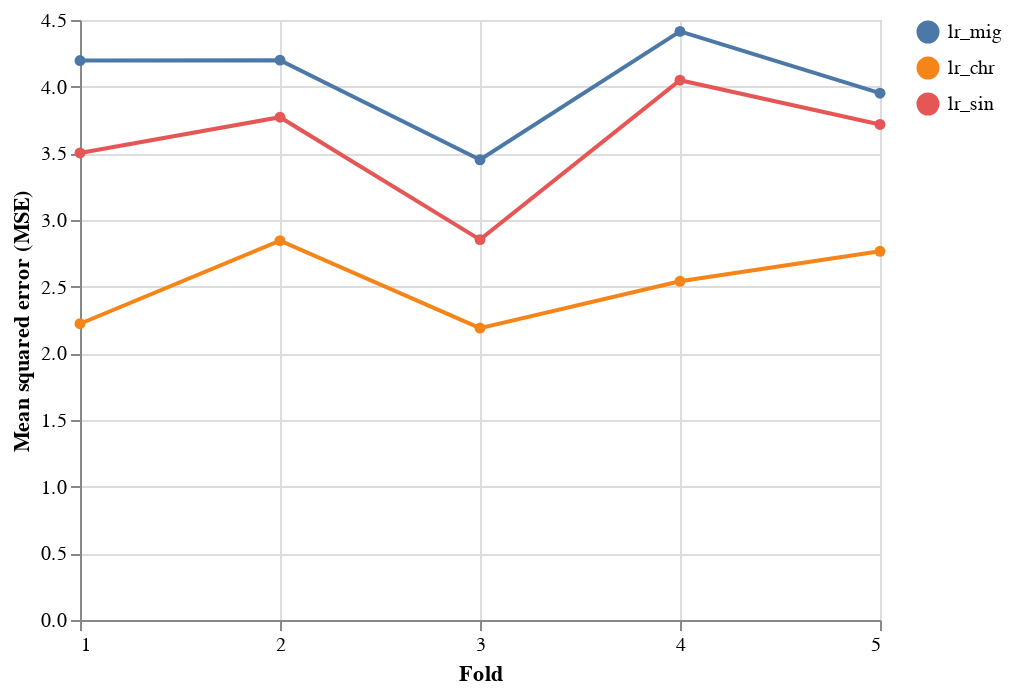

Notebook code for this chart:
### Markdown cell above
Code Beispiel 42 - Vergleiche Cross Validation Erklärung

### Code cell
alt.Chart(df_scores.reset_index()).mark_line(
     point=alt.OverlayMarkDef()
).encode(
    x=alt.X("index", bin=False, title="Fold", axis=alt.Axis(tickCount=5)),
    y=alt.Y(
        alt.repeat("layer"), aggregate="mean", title="Mean squared error (MSE)"
        ),
        color = alt.datum(alt.repeat("layer"))
).repeat(
    layer = ['lr_mig','lr_chr', 'lr_sin']
)

### Figure 1 — Vega-Lite specification as saved in the notebook (floating-point values rounded to 4 significant figures)
{"config": {"view": {"continuousWidth": 400, "continuousHeight": 300}}, "repeat": {"layer": ["lr_mig", "lr_chr", "lr_sin"]}, "spec": {"data": {"name": "data-c5b5fdb424eb905b568b684d5aa3b71e"}, "mark": {"type": "line", "point": {}}, "encoding": {"color": {"datum": {"repeat": "layer"}}, "x": {"axis": {"tickCount": 5}, "bin": false, "field": "index", "title": "Fold", "type": "quantitative"}, "y": {"aggregate": "mean", "field": {"repeat": "layer"}, "title": "Mean squared error (MSE)"}}}, "$schema": "https://vega.github.io/schema/vega-lite/v4.17.0.json", "datasets": {"data-c5b5fdb424eb905b568b684d5aa3b71e": [{"index": 1, "lr_mig": 4.196, "lr_chr": 2.222, "lr_sin": 3.503}, {"index": 2, "lr_mig": 4.199, "lr_chr": 2.844, "lr_sin": 3.771}, {"index": 3, "lr_mig": 3.452, "lr_chr": 2.189, "lr_sin": 2.853}, {"index": 4, "lr_mig": 4.415, "lr_chr": 2.54, "lr_sin": 4.048}, {"index": 5, "lr_mig": 3.951, "lr_chr": 2.765, "lr_sin": 3.717}]}}
